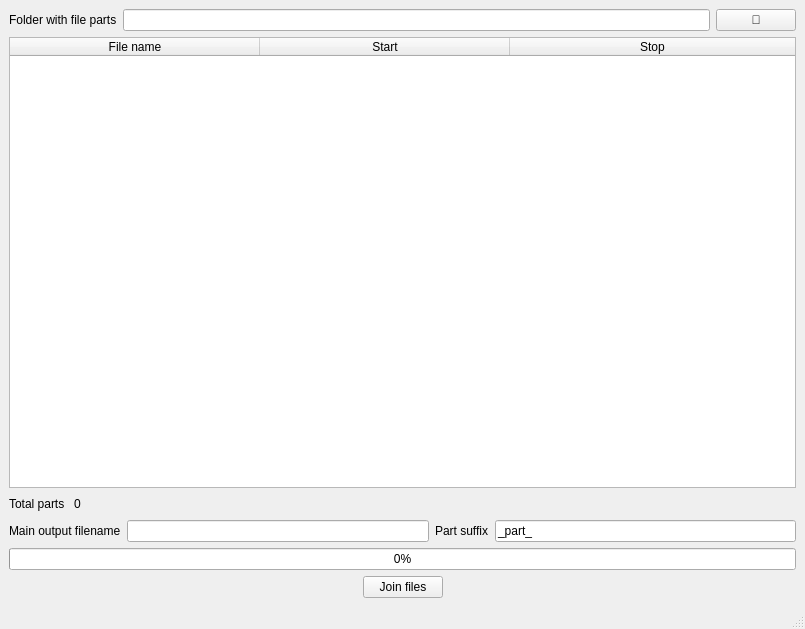
<?xml version="1.0" encoding="UTF-8"?>
<ui version="4.0">
 <class>MainWindow</class>
 <widget class="QMainWindow" name="MainWindow">
  <property name="windowModality">
   <enum>Qt::ApplicationModal</enum>
  </property>
  <property name="geometry">
   <rect>
    <x>0</x>
    <y>0</y>
    <width>805</width>
    <height>629</height>
   </rect>
  </property>
  <property name="windowTitle">
   <string>Files Joining</string>
  </property>
  <widget class="QWidget" name="centralwidget">
   <layout class="QVBoxLayout" name="verticalLayout_2">
    <item>
     <layout class="QHBoxLayout" name="horizontalLayout">
      <item>
       <widget class="QLabel" name="label">
        <property name="text">
         <string>Folder with file parts</string>
        </property>
       </widget>
      </item>
      <item>
       <widget class="QLineEdit" name="leFolderPath">
        <property name="readOnly">
         <bool>true</bool>
        </property>
       </widget>
      </item>
      <item>
       <widget class="QPushButton" name="pbOpenFolder">
        <property name="text">
         <string>📂</string>
        </property>
       </widget>
      </item>
     </layout>
    </item>
    <item>
     <widget class="QTableWidget" name="tGrid">
      <attribute name="horizontalHeaderDefaultSectionSize">
       <number>250</number>
      </attribute>
      <attribute name="horizontalHeaderStretchLastSection">
       <bool>true</bool>
      </attribute>
      <column>
       <property name="text">
        <string>File name</string>
       </property>
      </column>
      <column>
       <property name="text">
        <string>Start</string>
       </property>
      </column>
      <column>
       <property name="text">
        <string>Stop</string>
       </property>
      </column>
     </widget>
    </item>
    <item>
     <layout class="QHBoxLayout" name="horizontalLayout_2">
      <item>
       <widget class="QLabel" name="label_2">
        <property name="text">
         <string>Total parts </string>
        </property>
       </widget>
      </item>
      <item>
       <widget class="QLabel" name="lPartsCount">
        <property name="text">
         <string>0</string>
        </property>
       </widget>
      </item>
      <item>
       <spacer name="horizontalSpacer">
        <property name="orientation">
         <enum>Qt::Horizontal</enum>
        </property>
        <property name="sizeHint" stdset="0">
         <size>
          <width>40</width>
          <height>20</height>
         </size>
        </property>
       </spacer>
      </item>
     </layout>
    </item>
    <item>
     <layout class="QHBoxLayout" name="horizontalLayout_5">
      <item>
       <widget class="QLabel" name="label_3">
        <property name="text">
         <string>Main output filename</string>
        </property>
       </widget>
      </item>
      <item>
       <widget class="QLineEdit" name="eExportFileName"/>
      </item>
      <item>
       <widget class="QLabel" name="label_4">
        <property name="text">
         <string>Part suffix</string>
        </property>
       </widget>
      </item>
      <item>
       <widget class="QLineEdit" name="ePartSuffix">
        <property name="text">
         <string>_part_</string>
        </property>
       </widget>
      </item>
     </layout>
    </item>
    <item>
     <layout class="QVBoxLayout" name="verticalLayout">
      <item>
       <widget class="QProgressBar" name="pbProcessStatus">
        <property name="value">
         <number>0</number>
        </property>
       </widget>
      </item>
     </layout>
    </item>
    <item>
     <layout class="QHBoxLayout" name="horizontalLayout_3">
      <item>
       <spacer name="horizontalSpacer_4">
        <property name="orientation">
         <enum>Qt::Horizontal</enum>
        </property>
        <property name="sizeHint" stdset="0">
         <size>
          <width>40</width>
          <height>20</height>
         </size>
        </property>
       </spacer>
      </item>
      <item>
       <widget class="QPushButton" name="bStartProcess">
        <property name="text">
         <string>Join files</string>
        </property>
       </widget>
      </item>
      <item>
       <spacer name="horizontalSpacer_3">
        <property name="orientation">
         <enum>Qt::Horizontal</enum>
        </property>
        <property name="sizeHint" stdset="0">
         <size>
          <width>40</width>
          <height>20</height>
         </size>
        </property>
       </spacer>
      </item>
     </layout>
    </item>
   </layout>
  </widget>
  <widget class="QMenuBar" name="menubar">
   <property name="geometry">
    <rect>
     <x>0</x>
     <y>0</y>
     <width>805</width>
     <height>22</height>
    </rect>
   </property>
  </widget>
  <widget class="QStatusBar" name="statusBar">
   <property name="enabled">
    <bool>true</bool>
   </property>
  </widget>
 </widget>
 <resources/>
 <connections/>
</ui>
